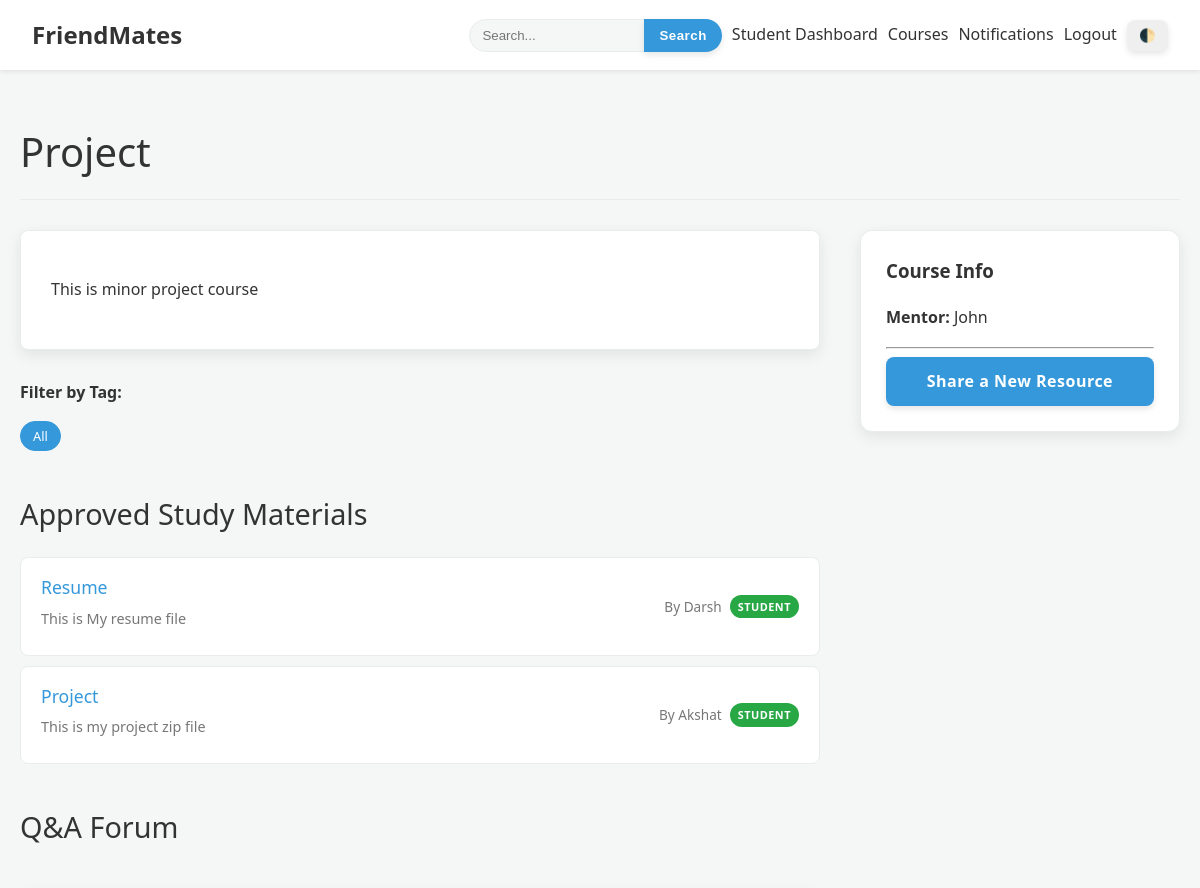
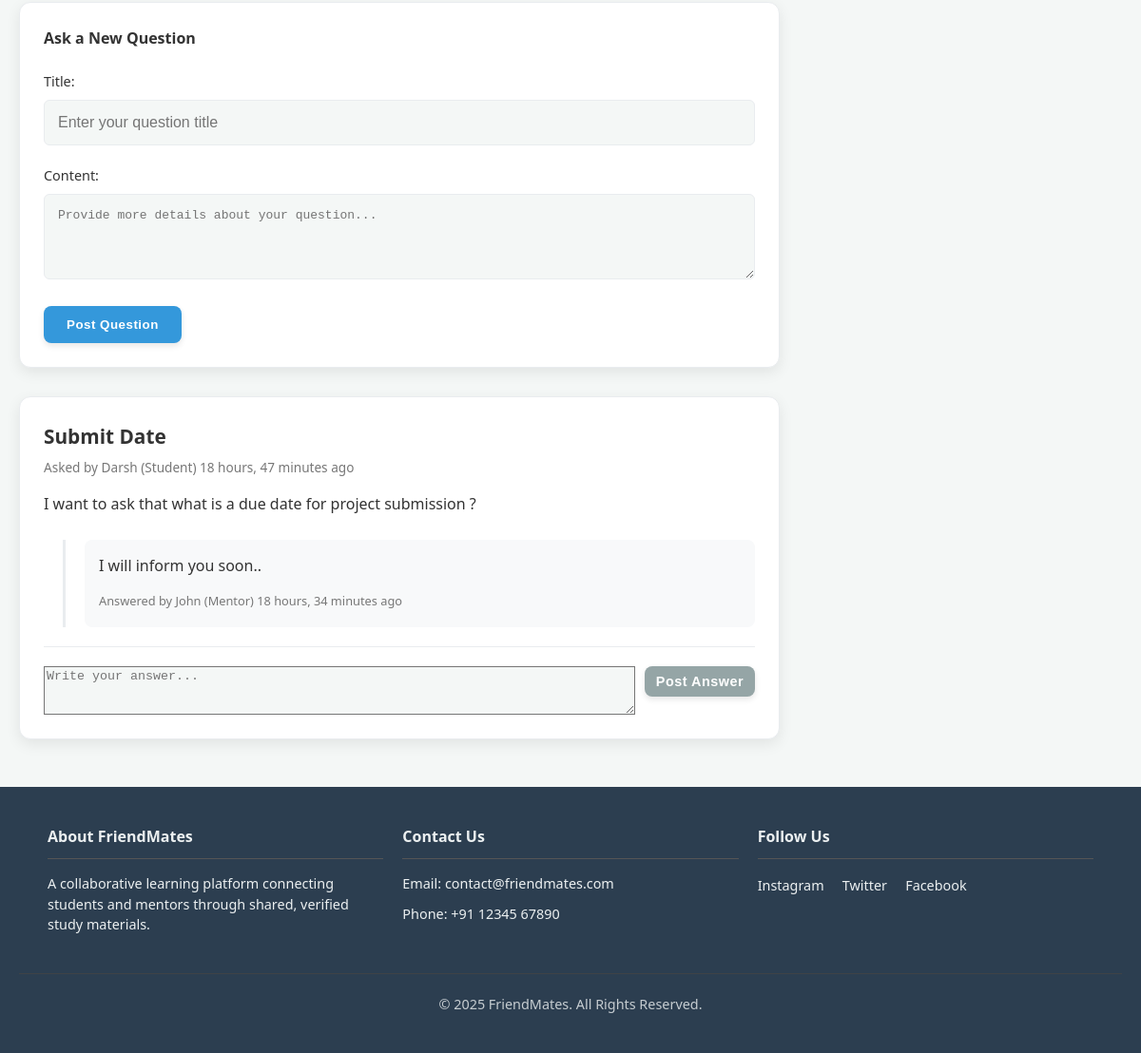
The app's page /course/2/ (signed in) with its own data (2 pictures, top to bottom).
### classroom/models.py (models this page shows, shortened)
class Course(models.Model):
    title = models.CharField(max_length=200)
    description = models.TextField()
    mentor = models.ForeignKey(User, on_delete=models.CASCADE, related_name='courses')
    enrolled_students = models.ManyToManyField(User, through='Enrollment', related_name='enrolled_courses')

class Resource(models.Model):
    STATUS_CHOICES = (('Pending', 'Pending'), ('Approved', 'Approved'), ('Rejected', 'Rejected'),)
    title = models.CharField(max_length=200)
    description = models.TextField(blank=True, null=True)
    file = models.FileField(upload_to='resources/')
    course = models.ForeignKey(Course, on_delete=models.CASCADE, related_name='resources')
    uploaded_by = models.ForeignKey(User, on_delete=models.CASCADE, related_name='submitted_resources', null=True)
    status = models.CharField(max_length=10, choices=STATUS_CHOICES, default='Pending')
    uploaded_at = models.DateTimeField(auto_now_add=True)
    tags = models.ManyToManyField(Tag, blank=True)

class Question(models.Model):
    course = models.ForeignKey(Course, on_delete=models.CASCADE, related_name='questions')
    user = models.ForeignKey(User, on_delete=models.CASCADE)
    title = models.CharField(max_length=255)
    content = models.TextField()
    created_at = models.DateTimeField(auto_now_add=True)

class Answer(models.Model):
    question = models.ForeignKey(Question, on_delete=models.CASCADE, related_name='answers')
    user = models.ForeignKey(User, on_delete=models.CASCADE)
    content = models.TextField()
    created_at = models.DateTimeField(auto_now_add=True)

### classroom/views.py (the view)
# urls.py: path('course/<int:course_id>/', views.course_detail, name='course_detail'),
@login_required
def course_detail(request, course_id):
    course = get_object_or_404(Course, pk=course_id)
    is_enrolled = course.enrolled_students.filter(pk=request.user.pk).exists()
    approved_resources = course.resources.filter(status='Approved')
    tag_filter = request.GET.get('tag')
    if tag_filter:
        approved_resources = approved_resources.filter(tags__name__iexact=tag_filter)
    all_tags = Tag.objects.filter(resource__course=course, resource__status='Approved').distinct()
    questions = course.questions.all().order_by('-created_at')
    context = {
        'course': course,
        'is_enrolled': is_enrolled,
        'approved_resources': approved_resources,
        'all_tags': all_tags,
        'current_tag': tag_filter,
        'questions': questions,
        'question_form': QuestionForm(),
        'answer_form': AnswerForm(),
    }
    if request.user == course.mentor:
        context['pending_resources'] = course.resources.filter(status='Pending')
        context['rejected_resources'] = course.resources.filter(status='Rejected')
    return render(request, 'classroom/course_detail.html', context)

### classroom/form.py
class QuestionForm(forms.ModelForm):
    class Meta:
        model = Question
        fields = ['title', 'content']
        widgets = {
            'title': forms.TextInput(attrs={'placeholder': 'Enter your question title'}),
            'content': forms.Textarea(attrs={'rows': 4, 'placeholder': 'Provide more details about your question...'}),
        }

class AnswerForm(forms.ModelForm):
    class Meta:
        model = Answer
        fields = ['content']
        widgets = {
            'content': forms.Textarea(attrs={'rows': 3, 'placeholder': 'Write your answer...'}),
        }
        labels = {
            'content': '', # Hides the label for a cleaner UI in the template
        }

### classroom/templatetags/classroom_extras.py (called while the page is built)
@register.filter(name='get_user_role')
def get_user_role(user):
    if user.groups.filter(name='Mentors').exists():
        return 'Mentor'
    return 'Student'

### classroom/views.py (called while the page is built)
def notifications_context_processor(request):
    if request.user.is_authenticated:
        return {'unread_notifications_count': request.user.notifications.filter(is_read=False).count()}
    return {}

### classroom/templates/classroom/course_detail.html (shortened to what this page needs)
{% extends 'classroom/base.html' %}
{% load classroom_extras %}
{% block content %}
<div class="page-header">
    <h2>{{ course.title }}</h2>
</div>
<div class="course-detail-grid">
    <div class="course-main-content">
        <div class="content-card">
             <p>{{ course.description }}</p>
        </div>
        <div class="tag-filter-section">
            <h4>Filter by Tag:</h4>
            <div class="tag-list">
                <a href="{% url 'classroom:course_detail' course.id %}" class="tag-badge {% if not current_tag %}active{% endif %}">All</a>
            </div>
        </div>
        <h3 class="section-title">Approved Study Materials</h3>
        <div class="resource-list">
            {% for resource in approved_resources %}
                <div class="resource-item">
                    <div class="resource-item-main">
                        <a href="{{ resource.file.url }}" target="_blank">{{ resource.title }}</a>
                        {% if resource.description %}
                            <p class="resource-description">{{ resource.description }}</p>
                        {% endif %}
                    </div>
                    <div class="uploader-info">
                        <span>By {{ resource.uploaded_by.username }}</span>
                        <span class="role-badge role-{{ resource.uploaded_by|get_user_role|lower }}">
                            {{ resource.uploaded_by|get_user_role }}
                        </span>
                    </div>
                </div>
            {% empty %}
                <div class="content-card">
                    <p>No study materials match the current filter.</p>
                </div>
            {% endfor %}
        </div>
        <h3 class="section-title">Q&A Forum</h3>
        <div class="qa-section">
            {% if is_enrolled or user == course.mentor %}
            <div class="qa-form-container">
                <h4>Ask a New Question</h4>
                <form action="{% url 'classroom:ask_question' course.id %}" method="post">
                    <div class="form-field">
                        {{ question_form.title.label_tag }}
                        {{ question_form.title }}
                    </div>
                     <div class="form-field">
                        {{ question_form.content.label_tag }}
                        {{ question_form.content }}
                    </div>
                    <button type="submit" class="btn btn-primary">Post Question</button>
                </form>
            </div>
            {% endif %}
            <div class="question-list">
                {% for question in questions %}
                <div class="question-item">
                    <div class="question-header">
                        <strong class="question-title">{{ question.title }}</strong>
                        <small class="question-meta">Asked by {{ question.user.username }} ({{ question.user|get_user_role }}) {{ question.created_at|timesince }} ago</small>
                    </div>
                    <p class="question-content">{{ question.content|linebreaksbr }}</p>
                    <div class="answer-list">
                        {% for answer in question.answers.all %}
                        <div class="answer-item">
                            <p class="answer-content">{{ answer.content|linebreaksbr }}</p>
                            <small class="answer-meta">Answered by {{ answer.user.username }} ({{ answer.user|get_user_role }}) {{ answer.created_at|timesince }} ago</small>
                        </div>
                        {% empty %}
                        <small>No answers yet. Be the first to reply!</small>
                        {% endfor %}
                    </div>
                    {% if is_enrolled or user == course.mentor %}
                    <div class="answer-form-container">
                        <form action="{% url 'classroom:post_answer' question.id %}" method="post">
                            {{ answer_form.content }}
                            <button type="submit" class="btn btn-secondary btn-sm">Post Answer</button>
                        </form>
                    </div>
                    {% endif %}
                </div>
                {% empty %}
                <div class="content-card">
                    <p>No questions have been asked for this course yet. Be the first!</p>
                </div>
                {% endfor %}
            </div>
        </div>
    </div>
    <div class="course-sidebar">
        <h3>Course Info</h3>
        <p><strong>Mentor:</strong> {{ course.mentor.username }}</p>
        <hr>
        {% if user.is_authenticated %}
            {% if user == course.mentor or is_enrolled %}
                <a href="{% url 'classroom:upload_resource' course.id %}" class="btn btn-primary btn-block">Share a New Resource</a>
            {% else %}
                <a href="{% url 'classroom:enroll' course.id %}" class="btn btn-primary btn-block">Enroll to Participate</a>
            {% endif %}
        {% else %}
            <a href="{% url 'login' %}" class="btn btn-secondary btn-block">Login to enroll</a>
        {% endif %}
    </div>
</div>
{% endblock %}

### records on screen
Course: title "Project", description "This is minor project course", mentor.username "John"
Resource: title "Resume", description "This is My resume file", uploaded_by.username "Darsh", uploaded_by|get_user_role "STUDENT"
Resource: title "Project", description "This is my project zip file", uploaded_by.username "Akshat", uploaded_by|get_user_role "STUDENT"
Question: title "Submit Date", user.username "Darsh", user|get_user_role "Student", created_at "18 hours, 47 minutes", content "I want to ask that what is a due date for project submission ?"
Answer: content "I will inform you soon..", user.username "John", user|get_user_role "Mentor", created_at "18 hours, 34 minutes"

### other values on screen
{{ question_form.title.label_tag }} "Title:"
{{ question_form.content.label_tag }} "Content:"
